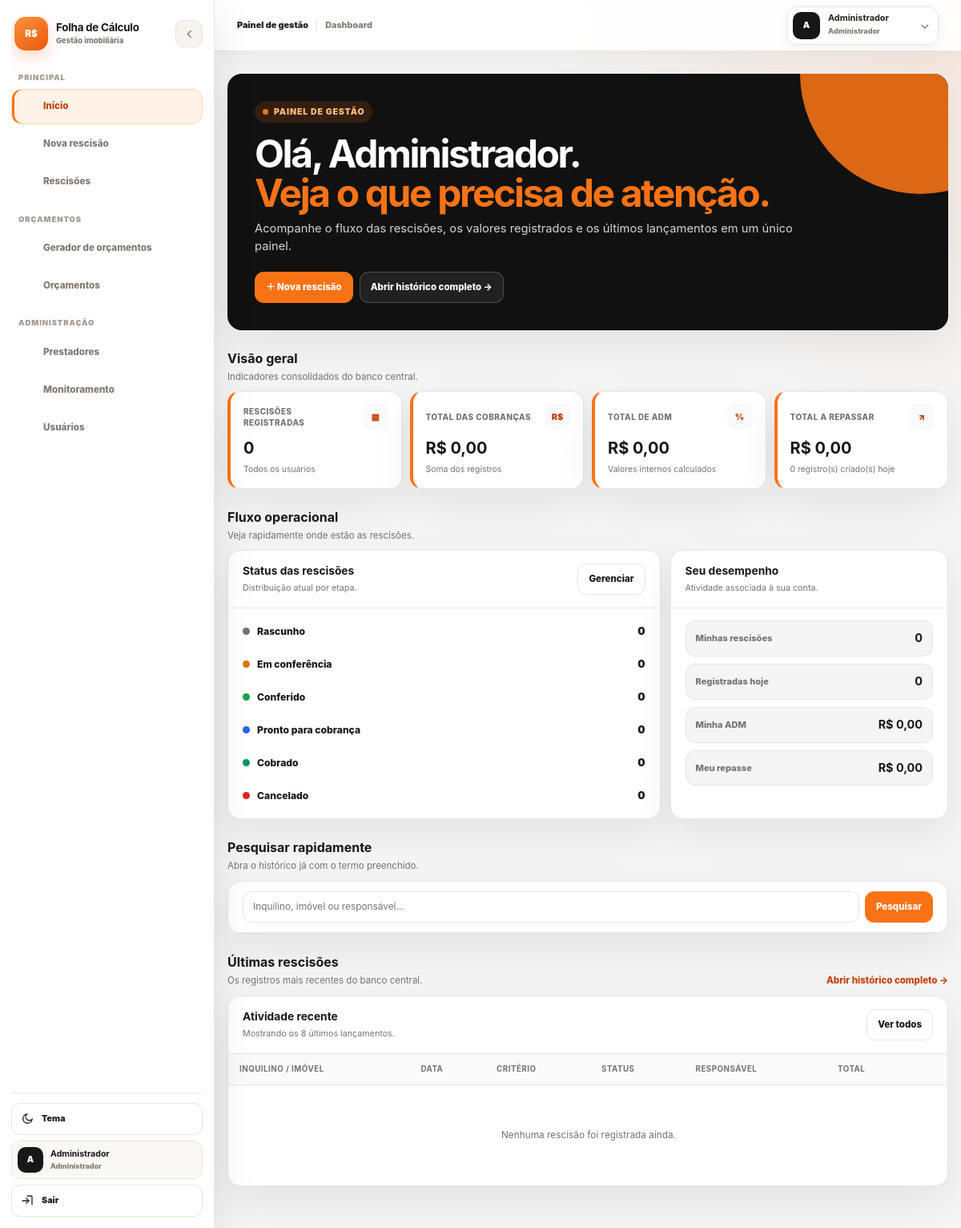
Page /dashboard.php (signed in) on the committed database.
### tables this page shows
CREATE TABLE IF NOT EXISTS usuarios (
    id BIGINT UNSIGNED NOT NULL AUTO_INCREMENT,
    nome VARCHAR(120) NOT NULL,
    login VARCHAR(60) NOT NULL,
    senha_hash VARCHAR(255) NOT NULL,
    perfil VARCHAR(20) NOT NULL DEFAULT 'usuario',
    ativo TINYINT(1) NOT NULL DEFAULT 1,
    criado_em DATETIME NOT NULL DEFAULT CURRENT_TIMESTAMP,
    atualizado_em DATETIME NOT NULL DEFAULT CURRENT_TIMESTAMP ON UPDATE CURRENT_TIMESTAMP,
    PRIMARY KEY (id),
    UNIQUE KEY uq_usuarios_login (login),
    KEY idx_usuarios_ativo (ativo)
);

### includes/nav_global.php (the view, shortened to what the rows shown need)
<?php
$navUser = is_array($usuario ?? null) ? $usuario : (is_array($u ?? null) ? $u : (function_exists('usuarioAtual') ? (usuarioAtual() ?: []) : []));
$perfil = strtolower((string)($navUser['perfil'] ?? $navUser['role'] ?? $navUser['nivel'] ?? ''));
$isAdmin = !empty($navUser['is_admin']) || !empty($navUser['admin']) || $perfil === 'admin' || strtolower((string)($navUser['login'] ?? '')) === 'admin';
$userName = trim((string)($navUser['nome'] ?? $navUser['login'] ?? 'Usuário')) ?: 'Usuário';
$initial = strtoupper(function_exists('mb_substr') ? mb_substr($userName, 0, 1, 'UTF-8') : substr($userName, 0, 1));
$profileLabel = $isAdmin ? 'Administrador' : 'Usuário';
        ?>
<?php
$appPath = rtrim(str_replace('\\', '/', dirname($_SERVER['SCRIPT_NAME'])), '/');
$appPath = $appPath === '/' ? '' : $appPath;
?>
<link rel="stylesheet" href="<?= htmlspecialchars($appPath . '/assets/css/core/nav-global.css', ENT_QUOTES, 'UTF-8') ?>">
<header class="global-topbar" aria-label="Barra superior">
    <div class="global-topbar-user" title="<?= htmlspecialchars($userName.' · '.$profileLabel, ENT_QUOTES, 'UTF-8') ?>">
        <span class="global-topbar-avatar"><?= htmlspecialchars($initial, ENT_QUOTES, 'UTF-8') ?></span>
        <span class="global-topbar-user-copy">
            <strong><?= htmlspecialchars($userName, ENT_QUOTES, 'UTF-8') ?></strong>
            <span><?= htmlspecialchars($profileLabel, ENT_QUOTES, 'UTF-8') ?></span>
        </span>
        <span class="global-topbar-chevron">⌄</span>
    </div>
</header>
<aside class="global-sidebar" id="globalSidebar" aria-label="Navegação principal">
    <div class="global-sidebar-bottom">
        <div class="global-user" title="<?= htmlspecialchars($userName.' · '.$profileLabel, ENT_QUOTES, 'UTF-8') ?>">
            <span class="global-avatar"><?= htmlspecialchars($initial, ENT_QUOTES, 'UTF-8') ?></span>
            <span class="global-user-copy"><strong><?= htmlspecialchars($userName, ENT_QUOTES, 'UTF-8') ?></strong><span><?= htmlspecialchars($profileLabel, ENT_QUOTES, 'UTF-8') ?></span></span>
        </div>
    </div>
</aside>

### dashboard.php (shortened to what the rows shown need)
<?php
require __DIR__ . '/api/config.php';
$usuario = exigirLoginPagina();
?>
<!doctype html>
<html lang="pt-BR">
<head>
<link rel="stylesheet" href="assets/css/pages/dashboard.css">
</head>
<body>
<?php require __DIR__ . "/includes/nav_global.php"; ?>
<main class="container">
  <section class="hero"><div class="hero-content"><span class="eyebrow"><span class="eyebrow-dot"></span> Painel de gestão</span><h1>Olá, <?= htmlspecialchars(explode(' ', trim($usuario['nome']))[0] ?: 'usuário', ENT_QUOTES, 'UTF-8') ?>.<br><span>Veja o que precisa de atenção.</span></h1><p>Acompanhe o fluxo das rescisões, os valores registrados e os últimos lançamentos em um único painel.</p><div class="hero-actions"><a class="btn btn-primary" href="index.php?nova=1">＋ Nova rescisão</a><a class="btn btn-secondary" href="historico.php">Abrir histórico completo →</a></div></div></section>
  <div class="section-label"><div><h2>Visão geral</h2><p>Indicadores consolidados do banco central.</p></div></div>
  <div class="section-label"><div><h2>Fluxo operacional</h2><p>Veja rapidamente onde estão as rescisões.</p></div></div>
  <div class="section-label"><div><h2>Pesquisar rapidamente</h2><p>Abra o histórico já com o termo preenchido.</p></div></div>
  <div class="section-label"><div><h2>Últimas rescisões</h2><p>Os registros mais recentes do banco central.</p></div><a href="historico.php">Abrir histórico completo →</a></div>
  <section class="panel"><div class="table-wrap" style="overflow:auto"><table class="recent-table"><thead><tr><th>Inquilino / imóvel</th><th>Data</th><th>Critério</th><th>Status</th><th>Responsável</th><th>Total</th><th></th></tr></thead>
    </table></div></section>
</main>
</body></html>

### rows in the picture
usuarios: nome "A", nome "Administrador", perfil "Administrador"

### other values in the picture
$navPage "Dashboard"
$label "Início"
$label "Nova rescisão"
$label "Rescisões"
$label "Gerador de orçamentos"
$label "Orçamentos"
$label "Prestadores"
$label "Monitoramento"
$label "Usuários"
$stats['total_registros'] "0"
$formatar($stats['valor_total']) "R$ 0,00"
$formatar($stats['total_adm']) "R$ 0,00"
$formatar($stats['total_repasse']) "R$ 0,00"
$stats['hoje'] "0"
$st "Rascunho"
